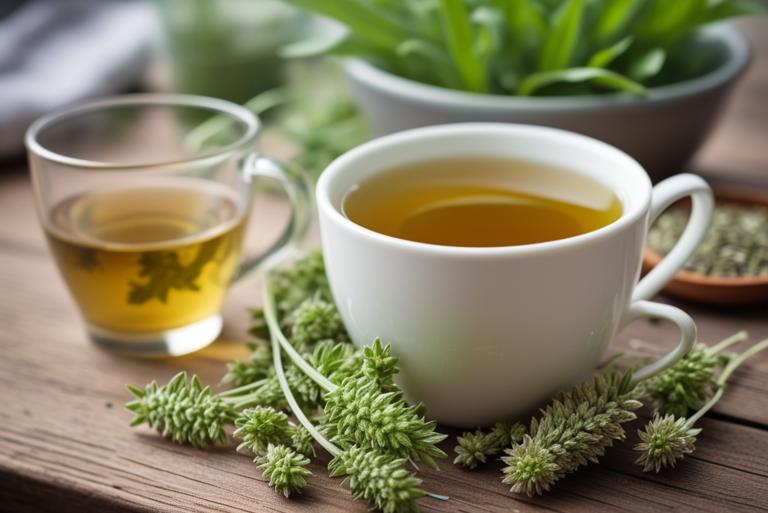
#> input picture images/tmp/tmp-0000.jpg, 768 x 513 px
$ python -i util.py   (imports and definitions only)
#> lines starting #> are read from the running program, lines starting #| are printed output that depends on the picture
import os
import csv
import json
import random
import datetime
from PIL import Image, ImageColor, ImageEnhance, ImageDraw, ImageFont
from nltk import tokenize

import g


# [43 lines left out: functions create_folder_for_filepath, csv_get_rows, csv_add_rows, csv_set_rows, csv_get_rows_by_entity, not called in this run]

def folder_create(path):
    if not os.path.exists(path):
        os.makedirs(path)

# [36 lines left out: functions csv_get_header_dict, csv_get_cols, csv_get_rows_filtered, file_read, not called in this run]


def file_append(filepath, text):
    with open(filepath, 'a', encoding='utf-8') as f:
        f.write(text)


def file_write(filepath, text):
    create_folder_for_filepath(filepath)
    with open(filepath, 'w', encoding='utf-8') as f: f.write(text)


###################################
# JSON
###################################

# [6 lines left out: function json_generate_if_not_exists, not called in this run]


def json_append(filepath, data):
    with open(filepath, 'a', encoding='utf-8') as f:
        json.dump(data, f)


# [9 lines left out: function json_read, not called in this run]


def json_write(filepath, data):
    with open(filepath, 'w', encoding='utf-8') as f:
        json.dump(data, f)


###################################
# FORMAT
###################################

# [60 lines left out: functions text_format_131, text_format_131_html, text_format_1N1_html, lst_to_html, not called in this run]


###################################
# DATE
###################################

def date_now():
    return str(datetime.date.today())


###################################
# SCIENTIFIC NAME
###################################

# [18 lines left out: functions get_scientific_name, get_common_name, not called in this run]


###################################
# IMAGES
###################################


def image_variate(filepath_in, filepath_out):
#> called with filepath_in = 'images/tmp/tmp-0000.jpg', filepath_out = 'out.png'
    w, h = 1024, 1024

    image = Image.open(filepath_in)
#> image is the input picture: PIL image 768x513 RGB; mean R, G, B 132, 126, 96.5

    random_enhancer_val = random.uniform(0.9, 1.1)
    image_enhancer = ImageEnhance.Color(image)
    image = image_enhancer.enhance(random_enhancer_val)
    random_enhancer_val = random.uniform(0.9, 1.1)
    image_enhancer = ImageEnhance.Contrast(image)
    image = image_enhancer.enhance(random_enhancer_val)
    random_enhancer_val = random.uniform(0.9, 1.1)
    image_enhancer = ImageEnhance.Brightness(image)
    image = image_enhancer.enhance(random_enhancer_val)
    random_enhancer_val = random.uniform(0.9, 1.1)
    image_enhancer = ImageEnhance.Sharpness(image)
    image = image_enhancer.enhance(random_enhancer_val)


    random_val_x1 = random.randint(50, 100)
    random_val_y1 = random.randint(50, 100)
    random_val_x2 = random.randint(50, 100)
    random_val_y2 = random.randint(50, 100)
    image = image.crop((random_val_x1, random_val_y1, w-random_val_x2, h-random_val_y2))
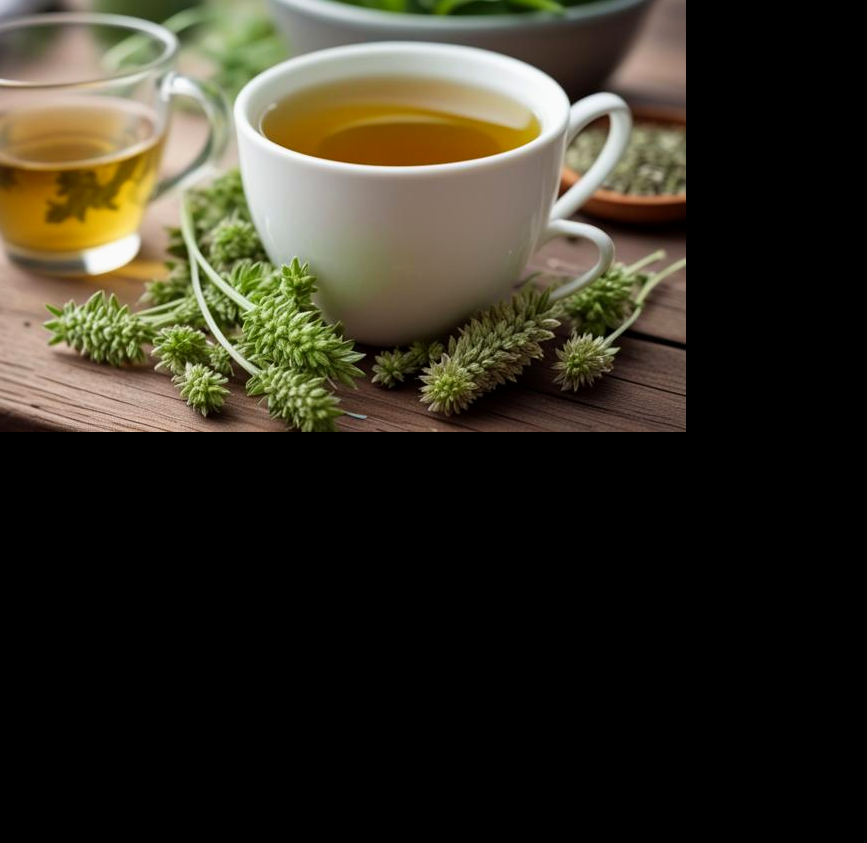
#> image: PIL image 867x843 RGB; mean R, G, B 53.1, 48.8, 35.9
    image = image.resize((w, h), Image.Resampling.LANCZOS)
#> image: PIL image 1024x1024 RGB

    image.thumbnail((768, 768), Image.Resampling.LANCZOS)
#> image: PIL image 768x768 RGB
    image.save(filepath_out, format='JPEG', optimize=True, quality=50)


# [143 lines left out: functions image_label, image_label_01, image_save_resized, article_meta, breadcrumbs, not called in this run]

>>> result = image_variate('images/tmp/tmp-0000.jpg', 'out.png')
